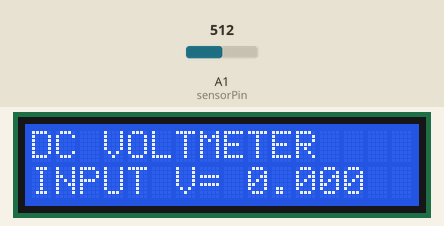
This sketch was run on a simulated Arduino Uno, built with avr-gcc and run on an emulated ATmega328P. On the bench: 16×2 character LCD. The test bench sets the inputs (shaded band); at power-on: A1 (sensorPin) = 512.

Above: at 1.2 s.
1.3 s: A1 (sensorPin) set to 716
At 2.4 s:
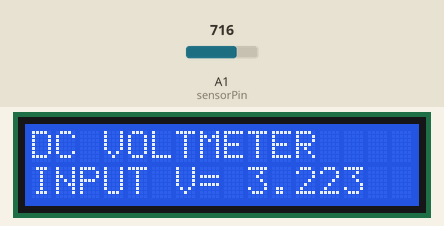
3.0 s: A1 (sensorPin) set to 900
At 3.16 s:
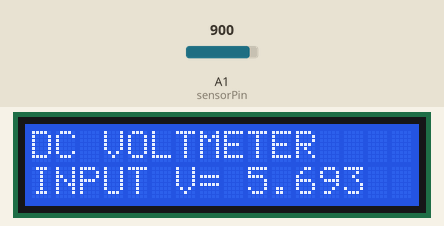
4.7 s: A1 (sensorPin) set to 306
At 4.87 s:
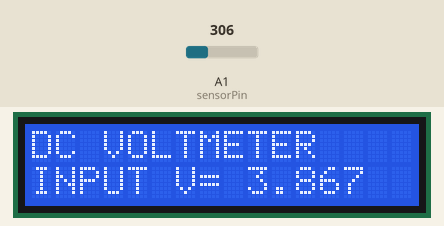
Timing chart, 0 to 7.7 s (numbered marks = the images above; inputs shaded):
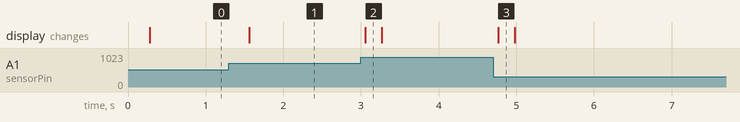

The sketch:

voltmeter.ino
```cpp
/*
DC Voltmeter
An Arduino DVM based on voltage divider concept
T.K.Hareendran
*/
#include <LiquidCrystal.h>
LiquidCrystal lcd(8, 9, 4, 5, 6, 7);
int analogInput = 1;
int sensorPin = 1;
float vout = 0.0;
float vin = 0.0;
float R1 = 100000.0; // resistance of R1 (100K) -see text!
float R2 = 10000.0; // resistance of R2 (10K) - see text!
float value = 0;
int num_of_readings = 100;
int delay_per_reading = 2;

void setup(){
   pinMode(analogInput, INPUT);
   pinMode(sensorPin, INPUT);
   lcd.begin(16, 2);
   lcd.print("DC VOLTMETER");
   Serial.begin(115200);
}
void loop(){
   // read the value at analog input
   //value = analogRead(analogInput);
   value = read_sensor();
   vout = value * (5.0 / 1024.0); // see text
   vin = vout / (R2/(R1+R2));
   if ( (vin < 0.09) || (vin > 6.0) ) {
     vin=0.0;//statement to quash undesired reading !
   }

  lcd.setCursor(0, 1);
  lcd.print("INPUT V= ");
  lcd.print(vin, 3);
  //if (Serial.available() > 0) {
    //Serial.println(vin, 3);
  //}
  //delay(250);
}

float read_sensor()
{
  int sum_of_readings = 0;
  float avg_reading = 0.0;
  int raw_value =0;
  for (int i= 0; i < num_of_readings; i++) {
    raw_value = analogRead(sensorPin);
    //Serial.print("Raw:");
    //Serial.println(raw_value);
    sum_of_readings = sum_of_readings + raw_value;
    //Serial.print("sum_of_readings: ");
    //Serial.println(sum_of_readings);
    delay(delay_per_reading);
  }
  avg_reading = (sum_of_readings  /  num_of_readings);
  //Serial.print("avg:");
  //Serial.println(avg_reading, 3);
  return (avg_reading);
}
```

Measured:
- after the input at 1.3 s, the display: changes after 0.26 s (image 1)
- after the input at 3.0 s, the display: changes after 0.06 s (image 2)
- after the input at 4.7 s, the display: changes after 0.07 s (image 3)
